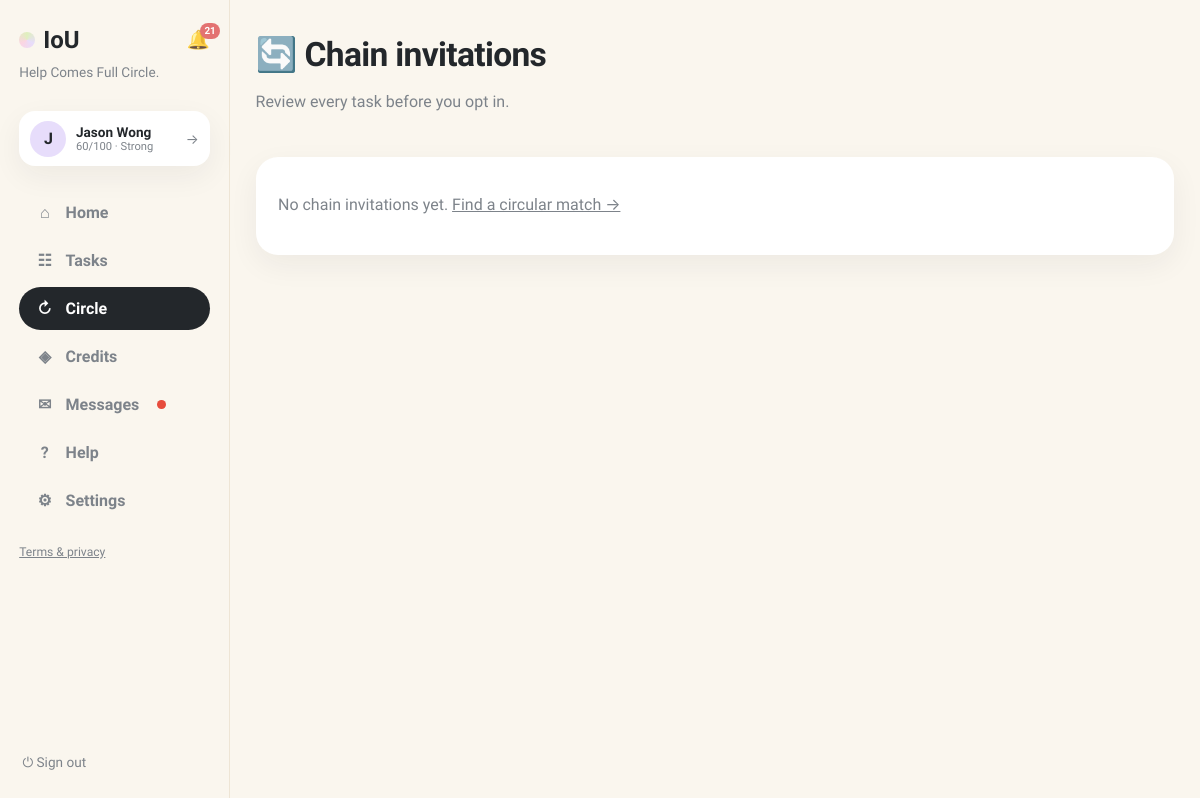
/chain-invitations (signed in), run on an earlier commit of the app's database.
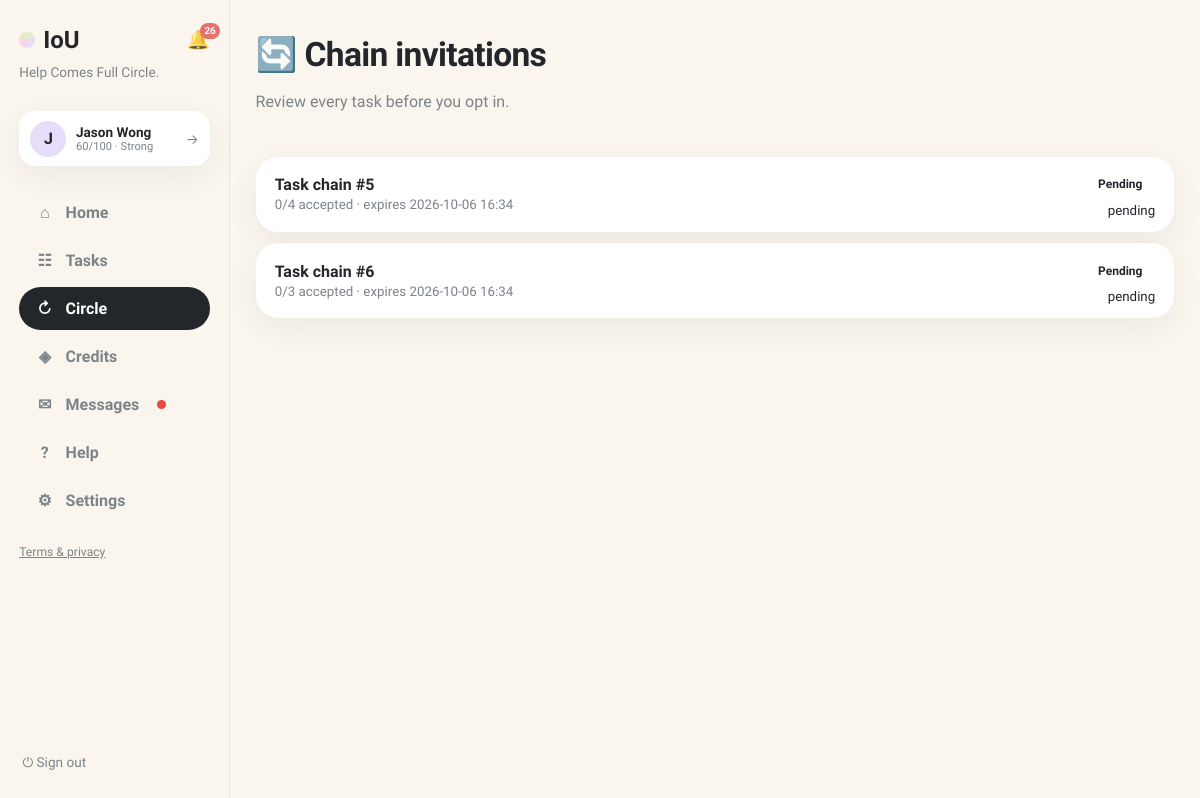
And on a later commit of the database.
### tables this page shows
CREATE TABLE users (
                id INTEGER PRIMARY KEY, name TEXT NOT NULL, email TEXT UNIQUE NOT NULL,
                password TEXT NOT NULL, balance INTEGER NOT NULL DEFAULT 0,
                held_balance INTEGER NOT NULL DEFAULT 0,
                is_moderator INTEGER NOT NULL DEFAULT 0
            , language TEXT NOT NULL DEFAULT 'en', address TEXT, district TEXT, hkid TEXT, address_id TEXT, age INTEGER, birthday TEXT, skills TEXT NOT NULL DEFAULT '', community_helper INTEGER NOT NULL DEFAULT 0, created_at TEXT, consent_analytics INTEGER NOT NULL DEFAULT 0, reliability INTEGER NOT NULL DEFAULT 60, account_status TEXT NOT NULL DEFAULT 'active', analytics_consent INTEGER NOT NULL DEFAULT 0, username TEXT, bio TEXT, verification_identity TEXT NOT NULL DEFAULT 'unverified', verification_neighbourhood TEXT NOT NULL DEFAULT 'unverified', vis_photo INTEGER NOT NULL DEFAULT 1, vis_neighbourhood INTEGER NOT NULL DEFAULT 1, vis_skills INTEGER NOT NULL DEFAULT 1, vis_bio INTEGER NOT NULL DEFAULT 1, vis_completed INTEGER NOT NULL DEFAULT 1, vis_circle INTEGER NOT NULL DEFAULT 1, circle_enabled INTEGER NOT NULL DEFAULT 1);

CREATE TABLE chain_proposals (
                id INTEGER PRIMARY KEY, status TEXT NOT NULL DEFAULT 'pending',
                balancing_amount INTEGER NOT NULL DEFAULT 0,
                balance_explanation TEXT NOT NULL, created_at TEXT NOT NULL,
                expires_at TEXT NOT NULL, activated_at TEXT, cancelled_at TEXT
            );

### app.py (the view)
@app.get("/chain-invitations", response_class=HTMLResponse)
def chain_invitations(request: Request):
    user = current_user(request)
    if not user:
        return RedirectResponse("/login", status_code=303)
    with db() as connection:
        expire_chain_proposals(connection)
        ensure_chain_invitations(connection)
        proposals = connection.execute(
            """SELECT cp.*, cm.response, COUNT(allm.user_id) member_count,
                      SUM(allm.response='accepted') accepted_count
               FROM chain_proposals cp JOIN chain_members cm ON cm.proposal_id=cp.id
               JOIN chain_members allm ON allm.proposal_id=cp.id
               WHERE cm.user_id=? GROUP BY cp.id ORDER BY cp.created_at DESC""",
            (user["id"],)).fetchall()
    return render(request, "chain_invitations.html", page="circle", proposals=proposals)

### templates/chain_invitations.html (shortened to what this page needs)
{% extends "base.html" %}
{% block content %}
<header class="page-head"><div><h1>🔄 Chain invitations</h1><p class="muted">Review every task before you opt in.</p></div></header>
<div class="exchange-table">
{% for p in proposals %}
  <a class="exchange-row card" href="/chains/{{ p.id }}"><div class="ex-main"><b>Task chain #{{ p.id }}</b><small class="muted">{{ p.accepted_count }}/{{ p.member_count }} accepted · expires {{ p.expires_at[:16].replace('T',' ') }}</small></div><div class="ex-side"><span class="status">{{ p.status }}</span><small>{{ p.response }}</small></div></a>
{% else %}<div class="card"><p class="empty">No chain invitations yet. <a href="/chains/suggestions">Find a circular match →</a></p></div>{% endfor %}
</div>
{% endblock %}

### templates/base.html (shortened to what this page needs)
<!doctype html>
<html lang="en"><head><link rel="stylesheet" href="/static/style.css"></head>
<body class="app-body">
<nav class="sidebar">
  <div class="brand-row">
    <a class="brand" href="/"><span class="brand-dot"></span>IoU</a>
    {% if user %}
    <a class="bell {% if page == 'notifications' %}active{% endif %}" href="/notifications" title="Notifications">🔔{% if unread_notifs or unread_msgs %}<span class="bell-badge">{{ (unread_notifs or 0) + (unread_msgs or 0) }}</span>{% endif %}</a>
    {% endif %}
  </div>
  <p class="brand-tag">Help Comes Full Circle.</p>
  {% if user %}
  <a class="side-user" href="/profile" title="Your profile">
    <div class="avatar">{{ user.name[0] }}</div>
    {% set sc = user.reliability if user.reliability is not none else 60 %}
    {% set lab = 'Suspended' if sc <= 0 else ('Restricted' if sc < 30 else ('Limited' if sc < 60 else ('Strong' if sc < 80 else 'Excellent'))) %}
    <div class="sidebar-user-meta"><b>{{ user.name }}</b>
      <small>{{ sc }}/100 · {{ lab }}</small>
    </div>
    <span class="side-user-arrow">→</span>
  </a>
  <div class="nav-links">
    <a class="nav-link {% if page == 'home' %}active{% endif %}" href="/"><span class="nav-ico">⌂</span>Home</a>
    <a class="nav-link {% if page == 'browse' %}active{% endif %}" href="/browse"><span class="nav-ico">☷</span>Tasks</a>
    <a class="nav-link {% if page == 'circle' %}active{% endif %}" href="/chain-invitations"><span class="nav-ico">↻</span>Circle{% if circle_pending %}<span class="unread-dot"></span>{% endif %}</a>
    <a class="nav-link {% if page == 'credits' %}active{% endif %}" href="/history"><span class="nav-ico">◈</span>Credits</a>
    <a class="nav-link {% if page == 'messages' %}active{% endif %}" href="/messages"><span class="nav-ico">✉</span>Messages{% if unread_msgs %}<span class="unread-dot"></span>{% endif %}</a>
    <a class="nav-link {% if page == 'help' %}active{% endif %}" href="/help"><span class="nav-ico">?</span>Help</a>
    <a class="nav-link {% if page == 'account' %}active{% endif %}" href="/account"><span class="nav-ico">⚙</span>Settings</a>
  </div>
  <p class="nav-footer"><a href="/legal">Terms &amp; privacy</a></p>
  <form method="post" action="/logout" class="side-logout"><button class="link-button" title="Sign out">⏻ Sign out</button></form>
  {% else %}
  <div class="nav-links">
    <a class="nav-link" href="/login"><span class="nav-ico">→</span>Sign in</a>
    <a class="nav-link" href="/register"><span class="nav-ico">＋</span>Create account</a>
  </div>
  <p class="nav-footer"><a href="/legal">Terms &amp; privacy</a></p>
  {% endif %}
</nav>
<main class="content {% block content_class %}{% endblock %}">{% block content %}{% endblock %}</main>
</body></html>

### static/style.css (style rules this page uses)
:root { --bg:#faf6ee; --ink:#23272b; --muted:#7d838a; --line:#eee5d5; --yellow:#fdeab2; --green:#dff0bd; --pink:#fbd5e2; --purple:#e7ddfb; --blue:#d7eafb; --peach:#fbdfca; --card:#ffffff; --shadow:0 10px 30px rgba(35,39,43,.06); --radius:22px; }
* { box-sizing:border-box }
body { margin:0;font-family:Sora,Inter,system-ui,sans-serif;color:var(--ink);background:var(--bg) }
h1 { font-size:2.1rem;font-weight:800;margin:.2rem 0;letter-spacing:-.02em }
p { line-height:1.55 }
a { color:inherit }
.muted,.empty { color:var(--muted) }
.app-body { display:flex;min-height:100vh }
.sidebar { width:230px;flex-shrink:0;padding:1.6rem 1.2rem;display:flex;flex-direction:column;gap:.4rem;border-right:1px solid var(--line);position:sticky;top:0;height:100vh }
.brand { display:flex;align-items:center;gap:.5rem;font-size:1.5rem;font-weight:800;text-decoration:none }
.brand-dot { width:16px;height:16px;border-radius:50%;background:conic-gradient(var(--green),var(--purple),var(--pink),var(--green));display:inline-block }
.brand-tag { color:var(--muted);font-size:.85rem;margin:.2rem 0 1.4rem 0;line-height:1.4 }
.nav-links { display:flex;flex-direction:column;gap:.4rem }
.nav-link { display:flex;align-items:center;gap:.7rem;text-decoration:none;font-weight:600;padding:.7rem 1rem;border-radius:999px;color:var(--muted) }
.nav-link.active { background:var(--ink);color:#fff }
.nav-ico { width:1.2rem;text-align:center }
.avatar { width:36px;height:36px;border-radius:50%;background:var(--purple);display:flex;align-items:center;justify-content:center;font-weight:800 }
.sidebar-user-meta { flex:1;min-width:0 }
.sidebar-user-meta b { display:block;font-size:.85rem;white-space:nowrap;overflow:hidden;text-overflow:ellipsis }
.sidebar-user-meta small { color:var(--muted);font-size:.7rem;display:block;white-space:nowrap;overflow:hidden;text-overflow:ellipsis }
.link-button { background:none;border:0;font-size:1.1rem;cursor:pointer;color:var(--muted);padding:.2rem }
.content { flex:1;max-width:1600px;margin:0 auto;padding:2.4rem clamp(1.2rem,3.5vw,3.5rem) 5rem;width:100% }
@media (max-width:1250px) { .content { padding:2rem 1.6rem 4rem } }
.page-head { display:flex;justify-content:space-between;align-items:flex-start;gap:1rem;margin-bottom:1.6rem }
.card { background:var(--card);border-radius:var(--radius);padding:1.3rem 1.4rem;box-shadow:var(--shadow) }
button { font:inherit;cursor:pointer }
.status { font-size:.75rem;font-weight:700;padding:.4rem .8rem;border-radius:999px;white-space:nowrap;text-transform:capitalize }
.unread-dot { display:inline-block;width:.55rem;height:.55rem;border-radius:50%;background:#e74c3c;margin-left:.4rem;vertical-align:middle }
.bell { display:inline-flex;position:relative;font-size:1.15rem;text-decoration:none;margin-top:.6rem;opacity:.85 }
.bell-badge { position:absolute;top:-6px;right:-10px;background:#e05c5c;color:#fff;font-size:.62rem;font-weight:700;min-width:16px;height:16px;border-radius:8px;display:flex;align-items:center;justify-content:center;padding:0 4px }
.exchange-row { display:flex;align-items:center;gap:1rem;padding:.9rem 1.2rem;text-decoration:none;color:inherit }
.exchange-row b { flex:1 }
.exchange-table { display:flex;flex-direction:column;gap:.7rem }
.ex-main { flex:1;min-width:0 }
.ex-main b { display:block }
.ex-side { display:flex;flex-direction:column;align-items:flex-end;gap:.3rem;flex-shrink:0 }
.brand-row { display:flex;align-items:center;justify-content:space-between;gap:.5rem }
.brand-row .bell { margin-top:0 }
.side-user { display:flex;align-items:center;gap:.6rem;background:var(--card);border-radius:16px;padding:.6rem .7rem;box-shadow:var(--shadow);text-decoration:none;color:inherit;margin-bottom:1.2rem }
.side-user-arrow { color:var(--muted);font-size:.85rem }
.side-logout { margin-top:auto }
.side-logout .link-button { font-size:.85rem;display:flex;align-items:center;gap:.4rem }
.nav-footer { font-size:.76rem;color:var(--muted);margin-top:1rem }

What changed in the data, as far as the page shows it:
added chain_proposals: id "5", accepted_count "0", member_count "4", expires_at "2026-10-06 16:34", status "Pending", response "pending"
added chain_proposals: id "6", accepted_count "0", member_count "3", expires_at "2026-10-06 16:34", status "Pending", response "pending"
Also different on the page:
{{ (unread_notifs or 0) + (unread_msgs or 0) }}: "21" → "26"
text no longer shown: "No chain invitations yet. Find a circular match →"
